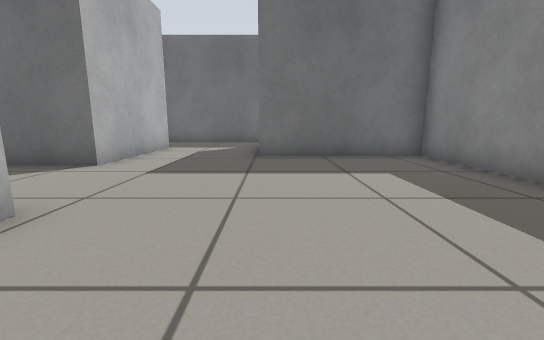
view 1 (above)

16 first-person views from a walk through a Gazebo world. The camera is 0.5 m above the floor, tilts 10° down and sees 90° across. The floor is counted in squares, 0.5 m on a side. Each view is taken from the middle of a square. On the plan, view 1 faces up. The plan holds only what a view shows up to about 11 squares ahead; the rest is blank.

view 2
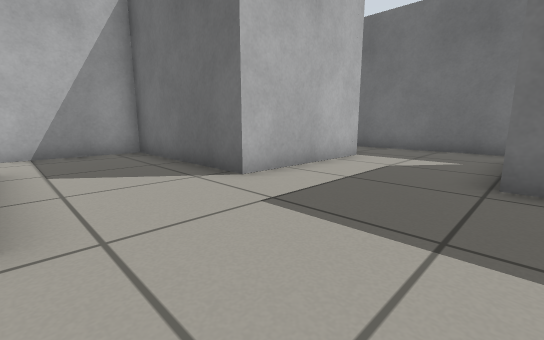

view 3
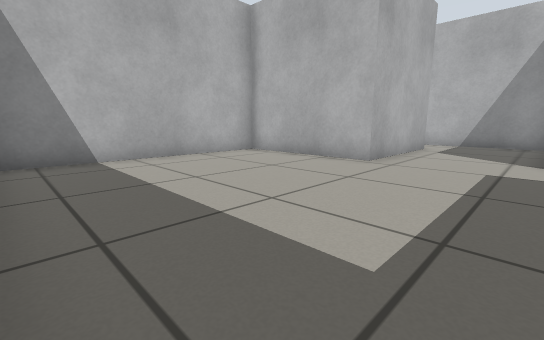

view 4
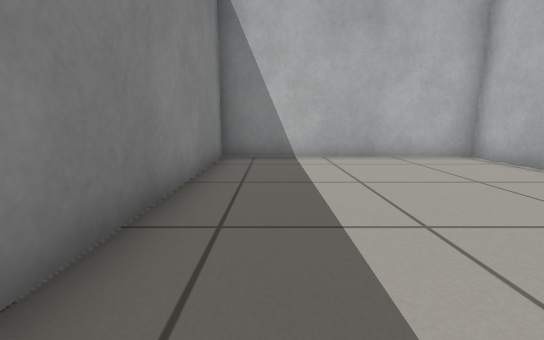

view 5
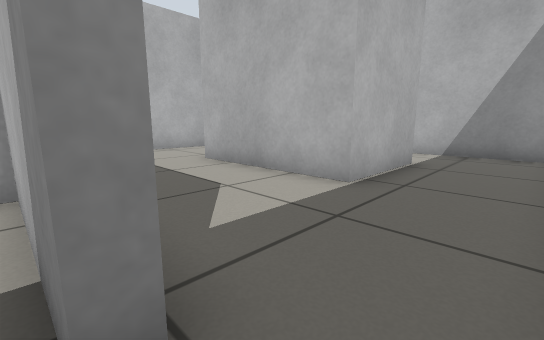

view 6
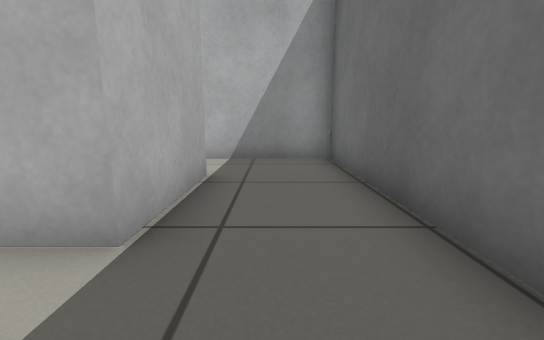

view 7
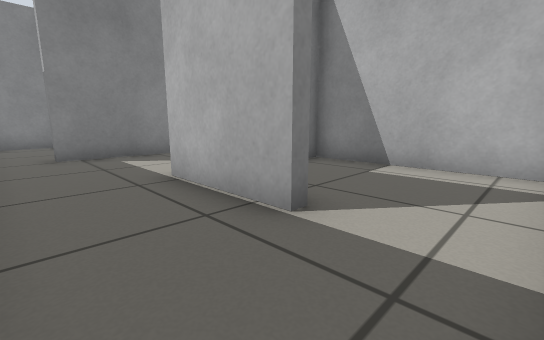

view 8
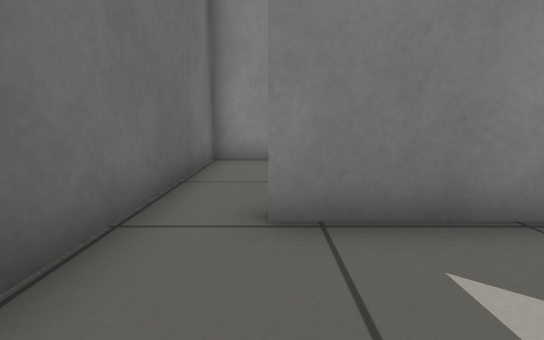

view 9
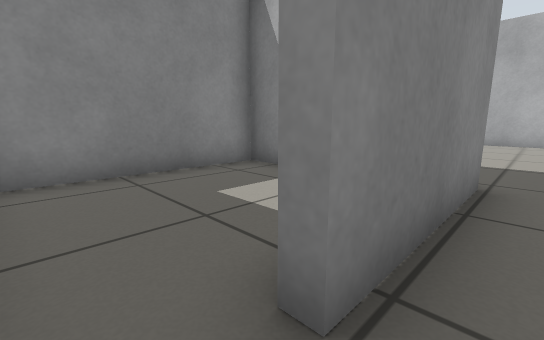

view 10
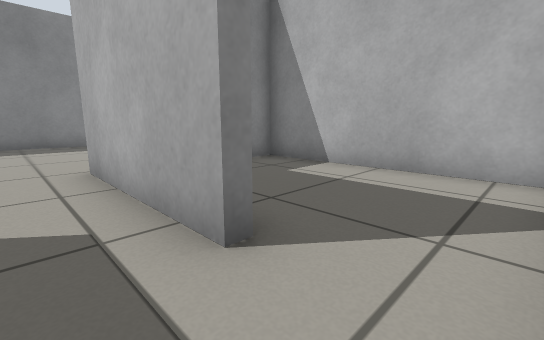

view 11
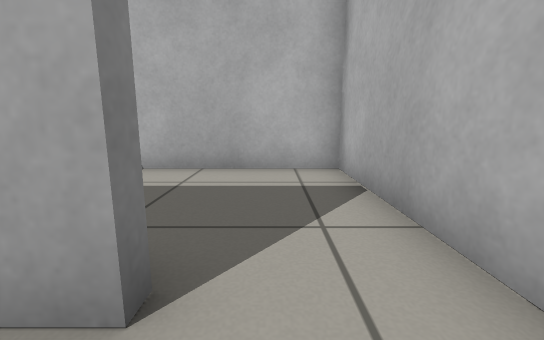

view 12
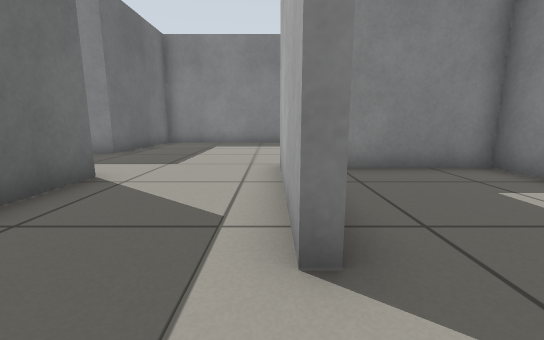

view 13
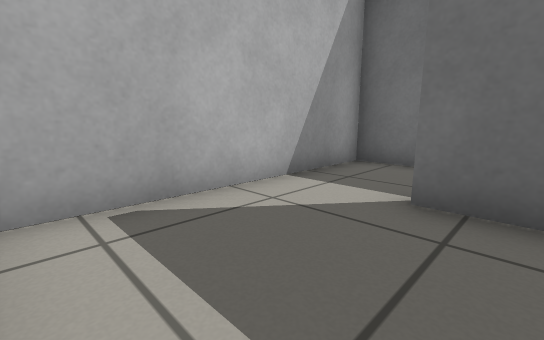

view 14
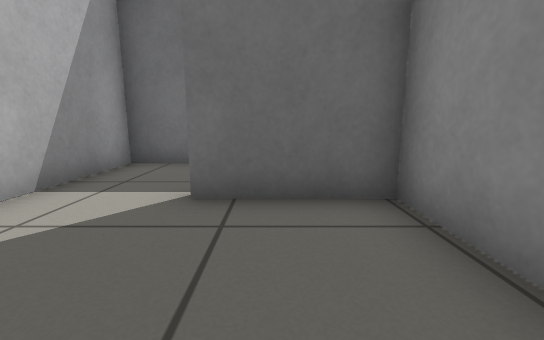

view 15
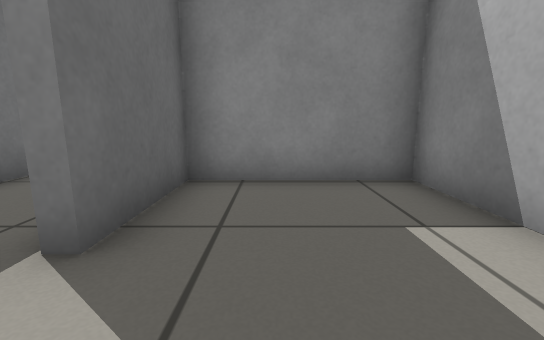

view 16
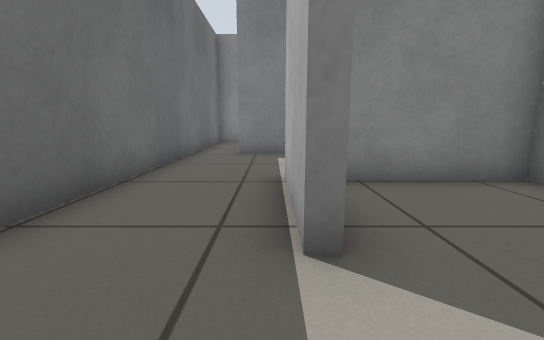

### Floor plan
Points are (right, up) in squares from view 1. A wall is a line through its corners. A room is listed if a view was taken in it or the views show most of it. See-through windows are left out.
Room 1 (views 1, 2, 3, 4, 5, 6, 7, 8, 9, 10, 11)
walls: (-7.4, 2.8) (-2.8, 2.8) (-2.8, -1.8) (4.4, -1.8) (4.4, 8) (-0.4, 8) (-0.4, 12) (-0.1, 12); (0.5, 13.6) (-9.4, 13.6) (-9.4, 11.6); (-7.1, 10.8) (-4.1, 10.8) (-4.1, 6.3) (-9.4, 6.3) (-9.4, 3.6)
ways out: opening at (-8.5, 3) to room 2; opening at (-8.5, 11) to room 3; opening at (0, 13) to room 4
Room 2 (view 12)
walls: (-9.4, 3.6) (-9.4, -1.8) (-3.1, -1.8) (-3.1, 1.4)
ways out: opening at (-8.5, 3) to room 1
Room 3 (views 13, 14, 15, 16)
walls: (-9.1, 6.6) (-4.4, 6.6) (-4.4, 10.5) (-7.1, 10.5) (-7.1, 10.8); (-9.4, 11.6) (-9.4, 6.9)
ways out: opening at (-8.5, 11) to room 1
Room 4 (no view inside)
walls: (-0.1, 12) (-0.1, 8.2); (3.4, 8.3) (4.4, 8.3) (4.4, 13.6) (0.5, 13.6)
ways out: opening at (0, 13) to room 1

Positions as (right, up) in squares from view 1, and headings:
1: (0, 0), facing up
2: (0, 3), facing up-left
3: (4, 6), facing down-left
4: (3, 6), facing down
5: (0, 13), facing down-left
6: (-2, 12), facing left
7: (-9, 13), facing down-right
8: (-3, 12), facing right
9: (-1, 13), facing down-right
10: (-9, 4), facing down-right
11: (-8, 4), facing down
12: (-9, 3), facing right
13: (-6, 7), facing up-left
14: (-6, 7), facing up
15: (-9, 9), facing right
16: (-9, 11), facing right
